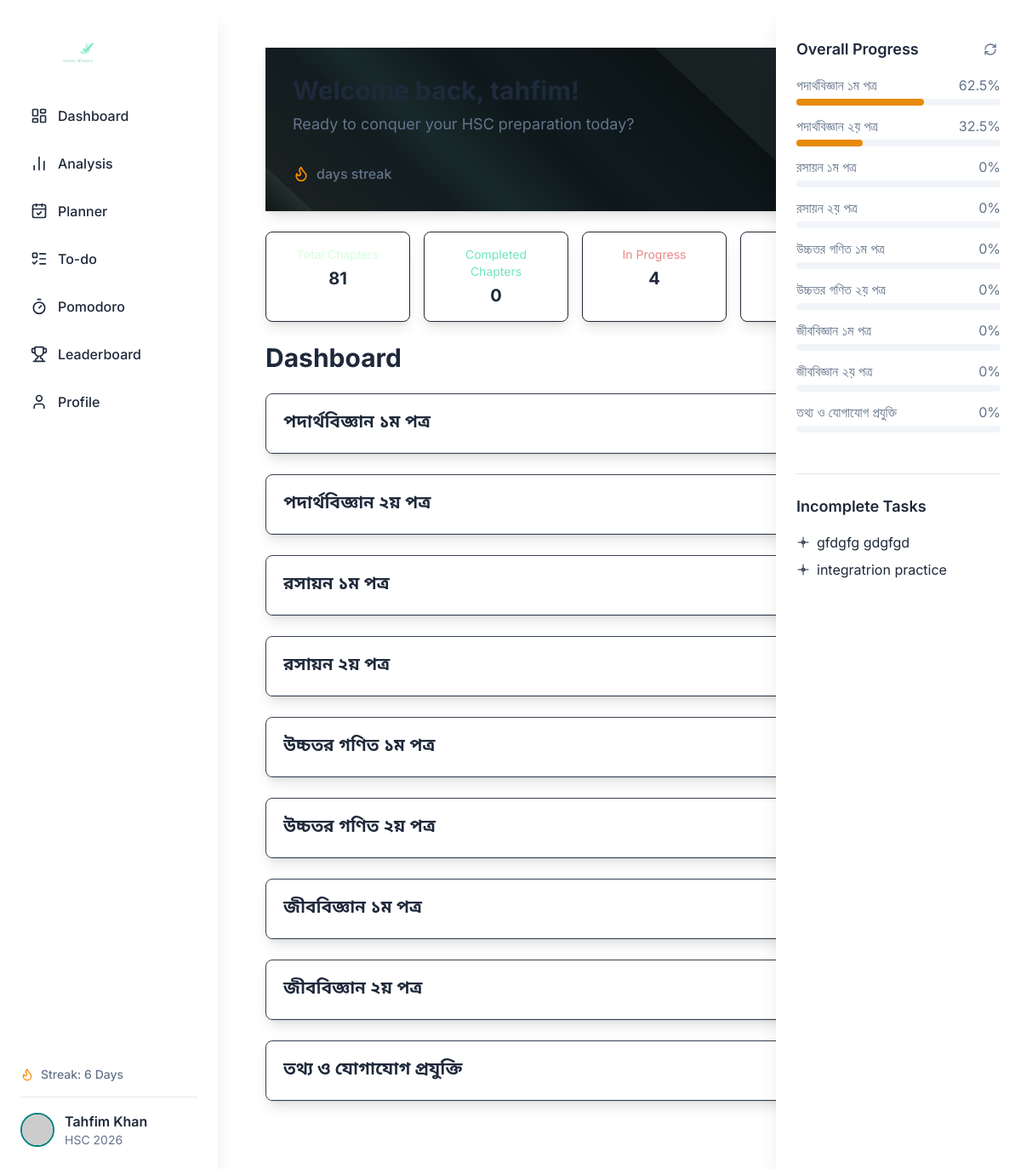
/user/dashboard/ (signed in), run on the app's committed database.
### users/models.py (models this page shows, shortened)
class UserProfile(AbstractUser):
    STREAMS = [
        ('hsc', 'HSC'),
        ('eng', 'Engineering'),
        ('med', 'Medical'),
        ('var', 'Varsity')
    ]
    HSC_YEAR_CHOICES = [
        (2025, '2025'),
        (2026, '2026'),
        (2027, '2027'),
        (2028, '2028')
    ]
    stream = models.CharField(max_length=20, choices=STREAMS, default='hsc')
    show_on_leaderboard = models.BooleanField(default=True)
    avatar = models.URLField(blank=True, null=True)
    xp = models.PositiveIntegerField(default=0)
    streak = models.PositiveIntegerField(default=0)
    college = models.CharField(max_length=100, blank=True, null=True)
    hscyear = models.PositiveIntegerField(blank=True, null=True, choices=HSC_YEAR_CHOICES)
    overall_progress_cache = models.FloatField(default=0.0)

### syllabus/models.py (models this page shows, shortened)
class Subject(models.Model):
    name = models.CharField(max_length=100)
    chapter_count = models.PositiveIntegerField(default=1)

### users/views.py (the view)
# urls.py: path('dashboard/', views.dashboard, name='dashboard'),
@login_required
def dashboard(request):
    user = request.user
    subjects = Subject.objects.all().prefetch_related('chapters')
    user_progress = UserProgress.objects.filter(user=user).values('chapter_id', 'p_book', 'p_note', 'p_mcq', 'p_cq', 'p_theory', 'overall_progress')
    progress_dict = {item['chapter_id']: item for item in user_progress}
    total_chapters = Chapter.objects.count()
    completed_chapters = UserProgress.objects.filter(user=user, overall_progress=100).count()
    in_progress_chapters = UserProgress.objects.filter(user=user, overall_progress__gt=0, overall_progress__lt=100).count()
    started_chapter_count = UserProgress.objects.filter(user=user, overall_progress__gt=0).count()
    not_started_chapters = total_chapters - started_chapter_count
    for subject in subjects:
        for chapter in subject.chapters.all():
            chapter.user_progress = progress_dict.get(chapter.id, {})
    return render(request, 'users/dashboard.html', {
        'subjects': subjects,
        'total_chapters': total_chapters,
        'completed_chapters': completed_chapters,
        'in_progress_chapters': in_progress_chapters,
        'not_started_chapters': not_started_chapters,
    })

### users/templates/users/dashboard.html (shortened to what this page needs)
{% extends "core/layout.html" %}
{% block body %}
<div class="container mx-auto px-4 sm:px-6 lg:px-8 py-8">
    <div class="bg-[var(--color-card-bg-light)] dark:bg-[var(--color-card-bg-dark)] shadow-lg mb-6 overflow-hidden p-8 welcome-block min-h-48 flex flex-col justify-between">
        <div>
            <h1 class="text-3xl font-bold text-[var(--color-text-light)] dark:text-[var(--color-text-dark)] mb-2">
                Welcome back, {{ request.user.username }}!
            </h1>
            <p class="text-lg text-[var(--color-gray-text-light)] dark:text-[var(--color-gray-text-dark)] mb-4">
                Ready to conquer your HSC preparation today?
            </p>
        </div>
        <div class="flex items-center text-md font-medium text-[var(--color-gray-text-light)] dark:text-[var(--color-gray-text-dark)]">
            <i data-lucide="flame" class="w-5 h-5 mr-2 text-[var(--color-accent-light)]"></i>
            <span>{{ request.user..streak }} days streak</span>
        </div>
    </div>
    <div class="grid grid-cols-[repeat(2,minmax(170px,1fr))] md:grid-cols-[repeat(4,minmax(170px,1fr))] gap-4 mb-6">
        <div class="hover:border hover:border-gray-500 border border-gray-800 bg-[var(--color-card-bg-light)] dark:bg-[var(--color-card-bg-dark)] shadow-lg rounded-lg p-4 text-center transition-colors duration-300 hover:bg-[var(--color-bg-light)] dark:hover:bg-[var(--color-bg-dark)] ">
            <p class="text-sm text-[#d6ffdf] mb-1">Total Chapters</p>
            <p class="text-xl font-bold text-[var(--color-text-light)] dark:text-[var(--color-text-dark)]">
                {{ total_chapters }}
            </p>
        </div>
        <div class="hover:border hover:border-gray-500 border border-gray-800 bg-[var(--color-card-bg-light)] dark:bg-[var(--color-card-bg-dark)] shadow-lg rounded-lg p-4 text-center transition-colors duration-300 hover:bg-[var(--color-bg-light)] dark:hover:bg-[var(--color-bg-dark)] ">
            <p class="text-sm text-[#6EE7B7] mb-1">Completed Chapters</p>
            <p class="text-xl font-bold text-[var(--color-text-light)] dark:text-[var(--color-text-dark)]">
                {{ completed_chapters }}
            </p>
        </div>
        <div class="hover:border hover:border-gray-500 border border-gray-800 bg-[var(--color-card-bg-light)] dark:bg-[var(--color-card-bg-dark)] shadow-lg rounded-lg p-4 text-center transition-colors duration-300 hover:bg-[var(--color-bg-light)] dark:hover:bg-[var(--color-bg-dark)] ">
            <p class="text-sm text-[#eb8686] mb-1">In Progress</p>
            <p class="text-xl font-bold text-[var(--color-text-light)] dark:text-[var(--color-text-dark)]">
                {{ in_progress_chapters }}
            </p>
        </div>
        <div class="hover:border hover:border-gray-500 border border-gray-800 bg-[var(--color-card-bg-light)] dark:bg-[var(--color-card-bg-dark)] shadow-lg rounded-lg p-4 text-center transition-colors duration-300 hover:bg-[var(--color-bg-light)] dark:hover:bg-[var(--color-bg-dark)] ">
            <p class="text-sm text-[#eb8686] mb-1">Not Started</p>
            <p class="text-xl font-bold text-[var(--color-text-light)] dark:text-[var(--color-text-dark)]">
            </p>
        </div>
    </div>
    <h1 class="text-3xl font-bold text-[var(--color-text-light)] dark:text-[var(--color-text-dark)] mb-6">Dashboard</h1>
    {% for subject in subjects %}
    <div class="hover:border hover:border-zinc-400 border border-gray-700 rounded-lg bg-[var(--color-card-bg-light)] dark:bg-[var(--color-card-bg-dark)] shadow-lg mb-6 overflow-hidden">
        <div class="p-5 border-b border-[var(--color-border-light)] dark:border-[var(--color-border-dark)] flex justify-between items-center cursor-pointer collapse-toggle" data-target="#subject-{{ forloop.counter }}">
            <h2 class="text-xl font-semibold text-[var(--color-text-light)] dark:text-[var(--color-text-dark)] font-noto-bengali">{{ subject.name }}</h2>
        </div>
    </div>
    {% endfor %}
</div>
{% endblock %}

### core/templates/core/layout.html (shortened to what this page needs)
{% load static %}
{% load sidebar_tags %}
<!DOCTYPE html>
<html lang="en">
<head>
    <script src="https://cdn.tailwindcss.com"></script>
    <link rel="stylesheet" href="{% static 'core/main.css' %}">
</head>
<body class="bg-[var(--color-bg-light)] text-[var(--color-text-light)] dark:bg-[var(--color-bg-dark)] dark:text-[var(--color-text-dark)] flex min-h-screen">
    <aside id="left-sidebar" class="bg-[var(--color-card-bg-light)] dark:bg-[var(--color-card-bg-dark)] shadow-xl flex flex-col justify-between w-64 flex-shrink-0 h-screen fixed top-0 left-0 z-40 md:translate-x-0 -translate-x-full transition-transform duration-300 ease-in-out md:pt-0 pt-16">
        <div class="pl-14 mb-3 hidden md:block pt-8">
            <img src="{% static 'core/logo_trans.png' %}" alt="Pattho Logo" class="h-11 w-auto">
        </div>
        <div class="p-6 flex-grow sidebar-scroll overflow-y-auto">
            <nav>
                <ul>
                    <li class="mb-2">
                        <a href="{% url 'dashboard' %}" class="flex items-center p-3 rounded-xl text-[var(--color-text-light)] dark:text-[var(--color-text-dark)] hover:bg-[var(--color-primary-hover-light)] dark:hover:bg-[var(--color-primary-hover-dark)] hover:text-[var(--color-primary-light)] dark:hover:text-[var(--color-text-dark)] hover:border hover:border-gray-300 transition-colors duration-200 font-medium">
                            <i data-lucide="layout-dashboard" class="w-5 h-5 mr-3"></i>
                            Dashboard
                        </a>
                    </li>
                    <li class="mb-2">
                        <a href="{% url 'analysis' %}" class="flex items-center p-3 rounded-xl text-[var(--color-text-light)] dark:text-[var(--color-text-dark)] hover:bg-[var(--color-primary-hover-light)] dark:hover:bg-[var(--color-primary-hover-dark)] hover:text-[var(--color-primary-light)] dark:hover:text-[var(--color-text-dark)] hover:border hover:border-gray-300 transition-colors duration-200 font-medium">
                            <i data-lucide="bar-chart-2" class="w-5 h-5 mr-3"></i>
                            Analysis
                        </a>
                    </li>
                    <li class="mb-2">
                        <a href="{% url 'planner' %}" class="flex items-center p-3 rounded-xl text-[var(--color-text-light)] dark:text-[var(--color-text-dark)] hover:bg-[var(--color-primary-hover-light)] dark:hover:bg-[var(--color-primary-hover-dark)] hover:text-[var(--color-primary-light)] dark:hover:text-[var(--color-text-dark)] hover:border hover:border-gray-300 transition-colors duration-200 font-medium">
                            <i data-lucide="calendar-check" class="w-5 h-5 mr-3"></i>
                            Planner
                        </a>
                    </li>
                    <li class="mb-2">
                        <a href="{% url 'activities' %}" class="flex items-center p-3 rounded-xl text-[var(--color-text-light)] dark:text-[var(--color-text-dark)] hover:bg-[var(--color-primary-hover-light)] dark:hover:bg-[var(--color-primary-hover-dark)] hover:text-[var(--color-primary-light)] dark:hover:text-[var(--color-text-dark)] hover:border hover:border-gray-300 transition-colors duration-200 font-medium">
                            <i data-lucide="list-todo" class="w-5 h-5 mr-3"></i>
                            To-do
                        </a>
                    </li>
                    <li class="mb-2">
                        <a href="{% url 'pomodoro' %}" class="flex items-center p-3 rounded-xl text-[var(--color-text-light)] dark:text-[var(--color-text-dark)] hover:bg-[var(--color-primary-hover-light)] dark:hover:bg-[var(--color-primary-hover-dark)] hover:text-[var(--color-primary-light)] dark:hover:text-[var(--color-text-dark)] hover:border hover:border-gray-300 transition-colors duration-200 font-medium">
                            <i data-lucide="timer" class="w-5 h-5 mr-3"></i>
                            Pomodoro
                        </a>
                    </li>
                    <li class="mb-2">
                        <a href="{% url 'leaderboard' %}" class="flex items-center p-3 rounded-xl text-[var(--color-text-light)] dark:text-[var(--color-text-dark)] hover:bg-[var(--color-primary-hover-light)] dark:hover:bg-[var(--color-primary-hover-dark)] hover:text-[var(--color-primary-light)] dark:hover:text-[var(--color-text-dark)] hover:border hover:border-gray-300 transition-colors duration-200 font-medium">
                            <i data-lucide="trophy" class="w-5 h-5 mr-3"></i>
                            Leaderboard
                        </a>
                    </li>
                    <li class="mb-2">
                        <a href="{% url 'profile' %}" class="flex items-center p-3 rounded-xl text-[var(--color-text-light)] dark:text-[var(--color-text-dark)] hover:bg-[var(--color-primary-hover-light)] dark:hover:bg-[var(--color-primary-hover-dark)] hover:text-[var(--color-primary-light)] dark:hover:text-[var(--color-text-dark)] hover:border hover:border-gray-300 transition-colors duration-200 font-medium">
                            <i data-lucide="user" class="w-5 h-5 mr-3"></i>
                            Profile
                        </a>
                    </li>
                </ul>
            </nav>
        </div>
        <div class="p-6">
            <div class="flex items-center mb-4 text-sm font-medium text-[var(--color-gray-text-light)] dark:text-[var(--color-gray-text-dark)]">
                <i data-lucide="flame" class="w-4 h-4 mr-2 text-[var(--color-accent-light)]"></i>
                <span>Streak: {{ request.user.streak|default:0 }} Days</span>
            </div>
            <a href="{% url 'profile' %}" class="block pt-4 border-t border-[var(--color-border-light)] dark:border-[var(--color-border-dark)]">
                <div class="flex items-center">
                    <img src="{{ request.user.avatar|default:'https://placehold.co/40x40/205454/ffffff?font=oswald&text=Pattho' }}" alt="User Avatar" class="w-10 h-10 rounded-full mr-3 border-2 border-[var(--color-primary-light)] dark:border-[var(--color-primary-dark)]">
                    <div>
                        <p class="font-semibold text-[var(--color-text-light)] dark:text-[var(--color-text-dark)]">{{ request.user.first_name }} {{ request.user.last_name }}</p>
                        <p class="text-sm text-[var(--color-gray-text-light)] dark:text-[var(--color-gray-text-dark)]">{{ request.user.get_stream_display }} {{ request.user.hscyear|stringformat:"s" }}</p>
                    </div>
                </div>
            </a>
        </div>
    </aside>
    <div class="flex-1 flex flex-col md:ml-64 md:mr-72 pt-16 md:pt-0">
        <div class="flex flex-1 overflow-hidden">
            <main class="p-6 flex-1 overflow-y-auto bg-[var(--color-card-bg-light)] dark:bg-[var(--color-bg-dark)] shadow-lg min-h-[300px] min-w-[688px]">
                {% block body %}{% endblock %}
            </main>
            {% block right_sidebar %}
            <aside id="right-sidebar" class="bg-[var(--color-card-bg-light)] dark:bg-[var(--color-card-bg-dark)] shadow-xl w-72 flex-shrink-0 p-6 overflow-y-auto sidebar-scroll fixed top-0 right-0 h-full transform translate-x-full md:translate-x-0 md:block transition-transform duration-300 ease-in-out z-40 pt-20 md:pt-11">
                {% subject_progress_sidebar %}
                <div class="border-b border-[var(--color-border-light)] dark:border-[var(--color-border-dark)] pb-6 mb-6"></div>
                <h3 class="text-lg font-semibold text-[var(--color-text-light)] dark:text-[var(--color-text-dark)] mb-4 mt-6">Incomplete Tasks</h3>
                <ul id="incomplete-tasks-list" class="space-y-2">
                </ul>
            </aside>
            {% endblock right_sidebar %}
        </div>
    </div>
</body>
</html>

### core/templates/core/_subject_progress_sidebar.html
<div class="flex justify-between items-center mb-4">
    <h3 class="text-lg font-semibold text-[var(--color-text-light)] dark:text-[var(--color-text-dark)]">Overall Progress</h3>
    <button id="refresh-progress-btn" class="p-1 rounded-full text-[var(--color-gray-text-light)] hover:bg-[var(--color-gray-bg-light)] dark:hover:bg-[var(--color-gray-bg-dark)] transition-colors duration-200">
        <i data-lucide="refresh-cw" class="w-4 h-4 text-[var(--color-gray-text-light)] dark:text-[var(--color-gray-text-dark)]"></i>
    </button>
</div>
<ul class="space-y-3 mb-6" id="subject-progress-list">
    {% for subject in subjects_progress %}
    <li data-subject-name="{{ subject.name }}" class="group">
        <div class="flex justify-between items-center text-[var(--color-gray-text-light)] dark:text-[var(--color-gray-text-dark)] group-hover:text-white">
            <span>{{ subject.name }}</span>
            <span class="subject-progress-percentage">{{ subject.overall_progress|default:0 }}%</span>
        </div>
        <div class="w-full bg-[var(--color-gray-bg-light)] rounded-full h-2 mt-1 dark:bg-[var(--color-gray-bg-dark)]">
            <div class="bg-[#E78A09] h-2 rounded-full subject-progress-bar" style="width: {{ subject.overall_progress|default:0 }}%"></div>
        </div>
    </li>
    {% empty %}
    <li><p class="text-[var(--color-gray-text-light)] dark:text-[var(--color-gray-text-dark)]">No subjects found or no progress yet.</p></li>
    {% endfor %}
</ul>

### data on the page
UserProfile: user.streak "6", user.first_name "Tahfim", user.last_name "Khan", user.stream "HSC", user.hscyear "2026", user.username "tahfim"
Subject: name "পদার্থবিজ্ঞান ১ম পত্র"
Subject: name "পদার্থবিজ্ঞান ২য় পত্র"
Subject: name "রসায়ন ১ম পত্র"
Subject: name "রসায়ন ২য় পত্র"
Subject: name "উচ্চতর গণিত ১ম পত্র"
Subject: name "উচ্চতর গণিত ২য় পত্র"
Subject: name "জীববিজ্ঞান ১ম পত্র"
Subject: name "জীববিজ্ঞান ২য় পত্র"
Subject: name "তথ্য ও যোগাযোগ প্রযুক্তি"

### other printed values
{{ total_chapters }} "81"
{{ completed_chapters }} "0"
{{ in_progress_chapters }} "4"
{{ subject.name }} "পদার্থবিজ্ঞান ১ম পত্র" "পদার্থবিজ্ঞান ২য় পত্র" "রসায়ন ১ম পত্র" "রসায়ন ২য় পত্র" "উচ্চতর গণিত ১ম পত্র" "উচ্চতর গণিত ২য় পত্র" "জীববিজ্ঞান ১ম পত্র" "জীববিজ্ঞান ২য় পত্র" "তথ্য ও যোগাযোগ প্রযুক্তি"
{{ subject.overall_progress|default:0 }} "62.5" "32.5" "0" "0" "0" "0" "0" "0" "0"
